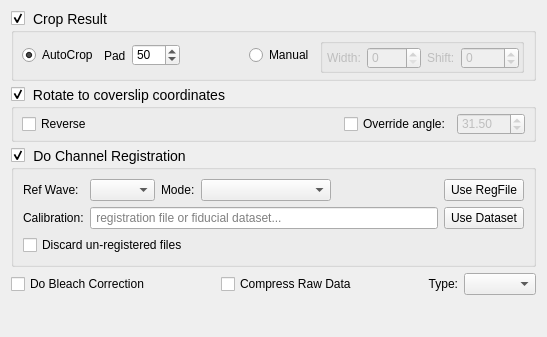
          <widget class="QWidget" name="tool_postprocess">
           <property name="geometry">
            <rect>
             <x>0</x>
             <y>0</y>
             <width>547</width>
             <height>337</height>
            </rect>
           </property>
           <attribute name="label">
            <string>Post-Processing</string>
           </attribute>
           <layout class="QVBoxLayout" name="verticalLayout_12">
            <item>
             <widget class="QGroupBox" name="croppingGroupBox">
              <property name="styleSheet">
               <string notr="true">QGroupBox{font-size: 14px} QGroupBox::title{subcontrol-position: top left}</string>
              </property>
              <property name="title">
               <string>Crop Result</string>
              </property>
              <property name="checkable">
               <bool>true</bool>
              </property>
              <property name="checked">
               <bool>true</bool>
              </property>
              <layout class="QHBoxLayout" name="horizontalLayout_7" stretch="0,0,0,0,0,0">
               <property name="leftMargin">
                <number>8</number>
               </property>
               <property name="topMargin">
                <number>5</number>
               </property>
               <property name="bottomMargin">
                <number>5</number>
               </property>
               <item>
                <widget class="QRadioButton" name="cropAutoRadio">
                 <property name="toolTip">
                  <string>Auto-detect features in the image and
crop to center around features.  Pad
value adds extra space around features.</string>
                 </property>
                 <property name="text">
                  <string>AutoCrop</string>
                 </property>
                 <property name="checked">
                  <bool>true</bool>
                 </property>
                </widget>
               </item>
               <item>
                <widget class="QLabel" name="autocropPadLabel">
                 <property name="enabled">
                  <bool>true</bool>
                 </property>
                 <property name="text">
                  <string>Pad</string>
                 </property>
                 <property name="scaledContents">
                  <bool>false</bool>
                 </property>
                 <property name="buddy">
                  <cstring>autocropPadSpinBox</cstring>
                 </property>
                </widget>
               </item>
               <item>
                <widget class="QSpinBox" name="autocropPadSpinBox">
                 <property name="enabled">
                  <bool>true</bool>
                 </property>
                 <property name="minimumSize">
                  <size>
                   <width>48</width>
                   <height>0</height>
                  </size>
                 </property>
                 <property name="maximumSize">
                  <size>
                   <width>16777215</width>
                   <height>16777215</height>
                  </size>
                 </property>
                 <property name="toolTip">
                  <string>Auto-detect features in the image and
crop to center around features.  Pad
value adds extra space around features.</string>
                 </property>
                 <property name="maximum">
                  <number>500</number>
                 </property>
                 <property name="value">
                  <number>50</number>
                 </property>
                </widget>
               </item>
               <item>
                <spacer name="cropspacer2">
                 <property name="orientation">
                  <enum>Qt::Horizontal</enum>
                 </property>
                 <property name="sizeHint" stdset="0">
                  <size>
                   <width>40</width>
                   <height>20</height>
                  </size>
                 </property>
                </spacer>
               </item>
               <item>
                <widget class="QRadioButton" name="cropManualRadio">
                 <property name="toolTip">
                  <string>Manually specify the width of the resulting
image after deskewing.  Use shift to change
the middle position.  Use preview button
below to check result.</string>
                 </property>
                 <property name="text">
                  <string>Manual</string>
                 </property>
                </widget>
               </item>
               <item>
                <widget class="QGroupBox" name="cropManualGroupBox">
                 <property name="enabled">
                  <bool>true</bool>
                 </property>
                 <property name="toolTip">
                  <string>Manually specify the width of the resulting
image after deskewing.  Use shift to change
the middle position.  Use preview button
below to check result.</string>
                 </property>
                 <property name="title">
                  <string/>
                 </property>
                 <property name="flat">
                  <bool>false</bool>
                 </property>
                 <layout class="QHBoxLayout" name="horizontalLayout">
                  <property name="leftMargin">
                   <number>4</number>
                  </property>
                  <property name="topMargin">
                   <number>2</number>
                  </property>
                  <property name="rightMargin">
                   <number>2</number>
                  </property>
                  <property name="bottomMargin">
                   <number>0</number>
                  </property>
                  <item>
                   <widget class="QLabel" name="cropWidthLabel">
                    <property name="enabled">
                     <bool>false</bool>
                    </property>
                    <property name="text">
                     <string>Width:</string>
                    </property>
                    <property name="scaledContents">
                     <bool>false</bool>
                    </property>
                   </widget>
                  </item>
                  <item>
                   <widget class="QSpinBox" name="cropWidthSpinBox">
                    <property name="enabled">
                     <bool>false</bool>
                    </property>
                    <property name="minimumSize">
                     <size>
                      <width>50</width>
                      <height>0</height>
                     </size>
                    </property>
                    <property name="maximum">
                     <number>2000</number>
                    </property>
                   </widget>
                  </item>
                  <item>
                   <widget class="QLabel" name="cropShiftLabel">
                    <property name="enabled">
                     <bool>false</bool>
                    </property>
                    <property name="text">
                     <string>Shift:</string>
                    </property>
                   </widget>
                  </item>
                  <item>
                   <widget class="QSpinBox" name="cropShiftSpinBox">
                    <property name="enabled">
                     <bool>false</bool>
                    </property>
                    <property name="minimumSize">
                     <size>
                      <width>48</width>
                      <height>0</height>
                     </size>
                    </property>
                    <property name="minimum">
                     <number>-1000</number>
                    </property>
                    <property name="maximum">
                     <number>1000</number>
                    </property>
                   </widget>
                  </item>
                 </layout>
                </widget>
               </item>
              </layout>
             </widget>
            </item>
            <item>
             <widget class="QGroupBox" name="rotateGroupBox">
              <property name="enabled">
               <bool>true</bool>
              </property>
              <property name="toolTip">
               <string>Transform final image around the
Y-axis so that the Z-axis in the
image is orthogonal to the coverslip.
This entails interpolation.</string>
              </property>
              <property name="styleSheet">
               <string notr="true">QGroupBox{font-size: 14px} QGroupBox::title{subcontrol-position: top left}</string>
              </property>
              <property name="title">
               <string>Rotate to coverslip coordinates</string>
              </property>
              <property name="checkable">
               <bool>true</bool>
              </property>
              <property name="checked">
               <bool>true</bool>
              </property>
              <layout class="QHBoxLayout" name="horizontalLayout_8" stretch="0,0,0,0">
               <property name="leftMargin">
                <number>8</number>
               </property>
               <property name="topMargin">
                <number>4</number>
               </property>
               <property name="rightMargin">
                <number>8</number>
               </property>
               <property name="bottomMargin">
                <number>4</number>
               </property>
               <item>
                <widget class="QCheckBox" name="rotateReverseCheckBox">
                 <property name="enabled">
                  <bool>true</bool>
                 </property>
                 <property name="toolTip">
                  <string>Specify that direction of stage travel
during stage-scanning is reversed
from conventional.</string>
                 </property>
                 <property name="text">
                  <string>Reverse</string>
                 </property>
                </widget>
               </item>
               <item>
                <spacer name="rotatespacer1">
                 <property name="orientation">
                  <enum>Qt::Horizontal</enum>
                 </property>
                 <property name="sizeHint" stdset="0">
                  <size>
                   <width>40</width>
                   <height>20</height>
                  </size>
                 </property>
                </spacer>
               </item>
               <item alignment="Qt::AlignRight">
                <widget class="QCheckBox" name="rotateOverrideCheckBox">
                 <property name="enabled">
                  <bool>true</bool>
                 </property>
                 <property name="toolTip">
                  <string>Override the angle of rotation.  Otherwise,
use the angle value detected in the settings
file (the same value used for deskewing).</string>
                 </property>
                 <property name="text">
                  <string>Override angle:</string>
                 </property>
                </widget>
               </item>
               <item>
                <widget class="QDoubleSpinBox" name="rotateOverrideSpinBox">
                 <property name="enabled">
                  <bool>false</bool>
                 </property>
                 <property name="maximumSize">
                  <size>
                   <width>70</width>
                   <height>16777215</height>
                  </size>
                 </property>
                 <property name="toolTip">
                  <string>Override the angle of rotation.  Otherwise,
use the angle value detected in the settings
file (the same value used for deskewing).</string>
                 </property>
                 <property name="minimum">
                  <double>-180.000000000000000</double>
                 </property>
                 <property name="maximum">
                  <double>180.000000000000000</double>
                 </property>
                 <property name="singleStep">
                  <double>0.500000000000000</double>
                 </property>
                 <property name="value">
                  <double>31.500000000000000</double>
                 </property>
                </widget>
               </item>
              </layout>
             </widget>
            </item>
            <item>
             <widget class="QGroupBox" name="doRegistrationGroupBox">
              <property name="toolTip">
               <string>Use provided fiducial-based calibration
dataset (e.g. tetraspeck bead images)
to register different channels of a
multi-channel dataset.</string>
              </property>
              <property name="styleSheet">
               <string notr="true">QGroupBox{font-size: 14px} QGroupBox::title{subcontrol-position: top left}</string>
              </property>
              <property name="title">
               <string>Do Channel Registration</string>
              </property>
              <property name="checkable">
               <bool>true</bool>
              </property>
              <property name="checked">
               <bool>true</bool>
              </property>
              <layout class="QGridLayout" name="gridLayout">
               <item row="0" column="0">
                <widget class="QLabel" name="channelRefLabel">
                 <property name="enabled">
                  <bool>true</bool>
                 </property>
                 <property name="toolTip">
                  <string>Reference channel to which to register
(this channel will not change)</string>
                 </property>
                 <property name="text">
                  <string>Ref Wave:</string>
                 </property>
                </widget>
               </item>
               <item row="0" column="1">
                <widget class="QComboBox" name="RegProcessChannelRefCombo">
                 <property name="enabled">
                  <bool>true</bool>
                 </property>
                 <property name="maximumSize">
                  <size>
                   <width>65</width>
                   <height>16777215</height>
                  </size>
                 </property>
                 <property name="toolTip">
                  <string>Reference channel to which to register
(this channel will not change)</string>
                 </property>
                 <property name="currentText">
                  <string/>
                 </property>
                </widget>
               </item>
               <item row="0" column="2">
                <widget class="QLabel" name="channelRefModeLabel">
                 <property name="toolTip">
                  <string>Type of registration to perform:
Translation=shift only
Rigid=Shift and rotation
Similarity=Rigid plus scaling
Affine=Translation, Rotation, Scaling, Shear
2-step=Affine in XY, Rigid in Z
CPD=Coherent Point Drift algorithm
(Myronenko, 2010)</string>
                 </property>
                 <property name="text">
                  <string>Mode:</string>
                 </property>
                </widget>
               </item>
               <item row="0" column="3">
                <widget class="QComboBox" name="RegProcessChannelRefModeCombo">
                 <property name="enabled">
                  <bool>true</bool>
                 </property>
                 <property name="minimumSize">
                  <size>
                   <width>130</width>
                   <height>0</height>
                  </size>
                 </property>
                 <property name="maximumSize">
                  <size>
                   <width>50</width>
                   <height>16777215</height>
                  </size>
                 </property>
                 <property name="toolTip">
                  <string>Type of registration to perform:
Translation=shift only
Rigid=Shift and rotation
Similarity=Rigid plus scaling
Affine=Translation, Rotation, Scaling, Shear
2-step=Affine in XY, Rigid in Z
CPD=Coherent Point Drift algorithm
(Myronenko, 2010)</string>
                 </property>
                 <property name="currentText">
                  <string/>
                 </property>
                </widget>
               </item>
               <item row="0" column="4">
                <spacer name="rotatespacer2">
                 <property name="orientation">
                  <enum>Qt::Horizontal</enum>
                 </property>
                 <property name="sizeHint" stdset="0">
                  <size>
                   <width>40</width>
                   <height>20</height>
                  </size>
                 </property>
                </spacer>
               </item>
               <item row="0" column="5">
                <widget class="QPushButton" name="RegProcessLoadRegFile">
                 <property name="text">
                  <string>Use RegFile</string>
                 </property>
                </widget>
               </item>
               <item row="1" column="0">
                <widget class="QLabel" name="RegProcessPathLabel">
                 <property name="toolTip">
                  <string>Specify folder with calibration (e.g. tetraspeck
bead) images acquired in each channel.</string>
                 </property>
                 <property name="text">
                  <string>Calibration:</string>
                 </property>
                </widget>
               </item>
               <item row="1" column="1" colspan="4">
                <widget class="QLineEdit" name="RegProcessPathLineEdit">
                 <property name="enabled">
                  <bool>true</bool>
                 </property>
                 <property name="toolTip">
                  <string>Specify folder with calibration (e.g. tetraspeck
bead) images acquired in each channel.</string>
                 </property>
                 <property name="readOnly">
                  <bool>true</bool>
                 </property>
                 <property name="placeholderText">
                  <string> registration file or fiducial dataset...</string>
                 </property>
                </widget>
               </item>
               <item row="1" column="5">
                <widget class="QPushButton" name="RegProcessPathPushButton">
                 <property name="text">
                  <string>Use Dataset</string>
                 </property>
                </widget>
               </item>
               <item row="2" column="0" colspan="5">
                <widget class="QCheckBox" name="discardUnregisteredCheckBox">
                 <property name="enabled">
                  <bool>true</bool>
                 </property>
                 <property name="toolTip">
                  <string>Specify that direction of stage travel
during stage-scanning is reversed
from conventional.</string>
                 </property>
                 <property name="text">
                  <string>Discard un-registered files</string>
                 </property>
                </widget>
               </item>
              </layout>
             </widget>
            </item>
            <item>
             <layout class="QHBoxLayout" name="horizontalLayout_4">
              <property name="topMargin">
               <number>0</number>
              </property>
              <item>
               <widget class="QCheckBox" name="bleachCorrectionCheckBox">
                <property name="toolTip">
                 <string>Modify intensity values of timelapse data to
minimize the appearance of photobleaching.</string>
                </property>
                <property name="text">
                 <string>Do Bleach Correction</string>
                </property>
               </widget>
              </item>
              <item>
               <spacer name="horizontalSpacer_2">
                <property name="orientation">
                 <enum>Qt::Horizontal</enum>
                </property>
                <property name="sizeHint" stdset="0">
                 <size>
                  <width>40</width>
                  <height>20</height>
                 </size>
                </property>
               </spacer>
              </item>
              <item>
               <widget class="QCheckBox" name="compressRawCheckBox">
                <property name="toolTip">
                 <string>Compress the raw data files
after processing to save space.</string>
                </property>
                <property name="text">
                 <string>Compress Raw Data</string>
                </property>
               </widget>
              </item>
              <item>
               <spacer name="horizontalSpacer_3">
                <property name="orientation">
                 <enum>Qt::Horizontal</enum>
                </property>
                <property name="sizeHint" stdset="0">
                 <size>
                  <width>40</width>
                  <height>20</height>
                 </size>
                </property>
               </spacer>
              </item>
              <item>
               <widget class="QLabel" name="label">
                <property name="text">
                 <string>Type:</string>
                </property>
                <property name="alignment">
                 <set>Qt::AlignRight|Qt::AlignTrailing|Qt::AlignVCenter</set>
                </property>
               </widget>
              </item>
              <item>
               <widget class="QComboBox" name="compressTypeCombo">
                <property name="enabled">
                 <bool>true</bool>
                </property>
                <property name="minimumSize">
                 <size>
                  <width>0</width>
                  <height>0</height>
                 </size>
                </property>
                <property name="maximumSize">
                 <size>
                  <width>100</width>
                  <height>16777215</height>
                 </size>
                </property>
                <property name="editable">
                 <bool>false</bool>
                </property>
                <property name="currentIndex">
                 <number>-1</number>
                </property>
               </widget>
              </item>
             </layout>
            </item>
            <item>
             <spacer name="postprocessSpacer">
              <property name="orientation">
               <enum>Qt::Vertical</enum>
              </property>
              <property name="sizeHint" stdset="0">
               <size>
                <width>20</width>
                <height>40</height>
               </size>
              </property>
             </spacer>
            </item>
           </layout>
          </widget>
